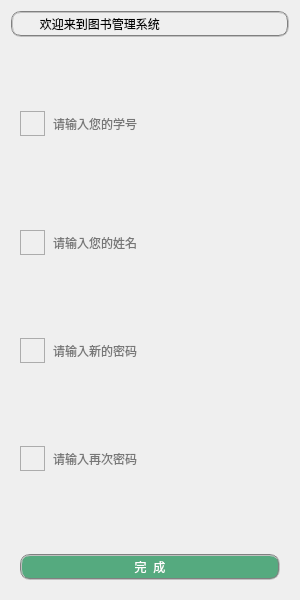
<?xml version="1.0" encoding="UTF-8"?>
<ui version="4.0">
 <class>forget</class>
 <widget class="QWidget" name="forget">
  <property name="geometry">
   <rect>
    <x>0</x>
    <y>0</y>
    <width>300</width>
    <height>600</height>
   </rect>
  </property>
  <property name="minimumSize">
   <size>
    <width>300</width>
    <height>600</height>
   </size>
  </property>
  <property name="maximumSize">
   <size>
    <width>300</width>
    <height>600</height>
   </size>
  </property>
  <property name="windowTitle">
   <string>Form</string>
  </property>
  <layout class="QGridLayout" name="gridLayout">
   <item row="1" column="0">
    <spacer name="verticalSpacer_3">
     <property name="orientation">
      <enum>Qt::Vertical</enum>
     </property>
     <property name="sizeHint" stdset="0">
      <size>
       <width>20</width>
       <height>40</height>
      </size>
     </property>
    </spacer>
   </item>
   <item row="10" column="0">
    <widget class="QWidget" name="widget_4" native="true">
     <layout class="QHBoxLayout" name="horizontalLayout_15">
      <item>
       <widget class="QLabel" name="label_14">
        <property name="minimumSize">
         <size>
          <width>25</width>
          <height>25</height>
         </size>
        </property>
        <property name="maximumSize">
         <size>
          <width>25</width>
          <height>25</height>
         </size>
        </property>
        <property name="styleSheet">
         <string notr="true">border:1px groove rgb(172,172,172);
background-color:transparent;</string>
        </property>
        <property name="text">
         <string/>
        </property>
        <property name="pixmap">
         <pixmap resource="res/res.qrc">:/password.png</pixmap>
        </property>
        <property name="scaledContents">
         <bool>true</bool>
        </property>
       </widget>
      </item>
      <item>
       <widget class="QLineEdit" name="re_password2_2">
        <property name="styleSheet">
         <string notr="true">background-color:transparent;
border-style:outset;</string>
        </property>
        <property name="text">
         <string/>
        </property>
        <property name="echoMode">
         <enum>QLineEdit::Password</enum>
        </property>
        <property name="placeholderText">
         <string>请输入再次密码</string>
        </property>
       </widget>
      </item>
     </layout>
    </widget>
   </item>
   <item row="9" column="0">
    <spacer name="verticalSpacer_6">
     <property name="orientation">
      <enum>Qt::Vertical</enum>
     </property>
     <property name="sizeHint" stdset="0">
      <size>
       <width>20</width>
       <height>40</height>
      </size>
     </property>
    </spacer>
   </item>
   <item row="11" column="0">
    <spacer name="verticalSpacer">
     <property name="orientation">
      <enum>Qt::Vertical</enum>
     </property>
     <property name="sizeHint" stdset="0">
      <size>
       <width>20</width>
       <height>24</height>
      </size>
     </property>
    </spacer>
   </item>
   <item row="7" column="0">
    <spacer name="verticalSpacer_5">
     <property name="orientation">
      <enum>Qt::Vertical</enum>
     </property>
     <property name="sizeHint" stdset="0">
      <size>
       <width>20</width>
       <height>40</height>
      </size>
     </property>
    </spacer>
   </item>
   <item row="12" column="0" colspan="3">
    <widget class="QWidget" name="widget_7" native="true">
     <layout class="QHBoxLayout" name="horizontalLayout_14">
      <item>
       <widget class="QPushButton" name="btn_register_2">
        <property name="styleSheet">
         <string notr="true">font:75 10pt&quot;黑体&quot;;
color:white;
background-color:rgb(85,170,127);
border-radius:3px;
border:2px groove gray;border-radius:10px;padding:2px 4px;</string>
        </property>
        <property name="text">
         <string>完  成</string>
        </property>
       </widget>
      </item>
     </layout>
    </widget>
   </item>
   <item row="8" column="0" colspan="3">
    <widget class="QWidget" name="widget_3" native="true">
     <layout class="QHBoxLayout" name="horizontalLayout_12">
      <item>
       <widget class="QLabel" name="label_8">
        <property name="minimumSize">
         <size>
          <width>25</width>
          <height>25</height>
         </size>
        </property>
        <property name="maximumSize">
         <size>
          <width>25</width>
          <height>25</height>
         </size>
        </property>
        <property name="styleSheet">
         <string notr="true">border:1px groove rgb(172,172,172);
background-color:transparent;</string>
        </property>
        <property name="text">
         <string/>
        </property>
        <property name="pixmap">
         <pixmap resource="res/res.qrc">:/password.png</pixmap>
        </property>
        <property name="scaledContents">
         <bool>true</bool>
        </property>
       </widget>
      </item>
      <item>
       <widget class="QLineEdit" name="re_password1_2">
        <property name="styleSheet">
         <string notr="true">background-color:transparent;
border-style:outset;</string>
        </property>
        <property name="text">
         <string/>
        </property>
        <property name="echoMode">
         <enum>QLineEdit::Password</enum>
        </property>
        <property name="placeholderText">
         <string>请输入新的密码</string>
        </property>
       </widget>
      </item>
     </layout>
    </widget>
   </item>
   <item row="3" column="0">
    <spacer name="verticalSpacer_7">
     <property name="orientation">
      <enum>Qt::Vertical</enum>
     </property>
     <property name="sizeType">
      <enum>QSizePolicy::Preferred</enum>
     </property>
     <property name="sizeHint" stdset="0">
      <size>
       <width>20</width>
       <height>46</height>
      </size>
     </property>
    </spacer>
   </item>
   <item row="5" column="0">
    <widget class="QWidget" name="widget" native="true">
     <layout class="QHBoxLayout" name="horizontalLayout_18">
      <item>
       <widget class="QLabel" name="label_17">
        <property name="minimumSize">
         <size>
          <width>25</width>
          <height>25</height>
         </size>
        </property>
        <property name="maximumSize">
         <size>
          <width>25</width>
          <height>25</height>
         </size>
        </property>
        <property name="styleSheet">
         <string notr="true">border:1px groove rgb(172,172,172);
background-color:transparent;</string>
        </property>
        <property name="text">
         <string/>
        </property>
        <property name="pixmap">
         <pixmap resource="res/res.qrc">:/name.png</pixmap>
        </property>
        <property name="scaledContents">
         <bool>true</bool>
        </property>
       </widget>
      </item>
      <item>
       <widget class="QLineEdit" name="re_name_3">
        <property name="styleSheet">
         <string notr="true">background-color:transparent;
border-style:outset;</string>
        </property>
        <property name="text">
         <string/>
        </property>
        <property name="placeholderText">
         <string>请输入您的姓名</string>
        </property>
       </widget>
      </item>
     </layout>
    </widget>
   </item>
   <item row="0" column="0" colspan="3">
    <widget class="QLabel" name="label">
     <property name="styleSheet">
      <string notr="true">font:75 10pt&quot;黑体&quot;;
border:2px groove gray;border-radius:10px;padding:2px 4px;
</string>
     </property>
     <property name="text">
      <string>      欢迎来到图书管理系统</string>
     </property>
    </widget>
   </item>
   <item row="2" column="0">
    <widget class="QWidget" name="widget_5" native="true">
     <layout class="QHBoxLayout" name="horizontalLayout_13">
      <item>
       <widget class="QLabel" name="label_13">
        <property name="minimumSize">
         <size>
          <width>25</width>
          <height>25</height>
         </size>
        </property>
        <property name="maximumSize">
         <size>
          <width>25</width>
          <height>25</height>
         </size>
        </property>
        <property name="styleSheet">
         <string notr="true">border:1px groove rgb(172,172,172);
background-color:transparent;</string>
        </property>
        <property name="text">
         <string/>
        </property>
        <property name="pixmap">
         <pixmap resource="res/res.qrc">:/num.png</pixmap>
        </property>
        <property name="scaledContents">
         <bool>true</bool>
        </property>
       </widget>
      </item>
      <item>
       <widget class="QLineEdit" name="re_num_3">
        <property name="styleSheet">
         <string notr="true">background-color:transparent;
border-style:outset;</string>
        </property>
        <property name="text">
         <string/>
        </property>
        <property name="placeholderText">
         <string>请输入您的学号</string>
        </property>
       </widget>
      </item>
     </layout>
    </widget>
   </item>
   <item row="4" column="0">
    <widget class="QWidget" name="widget_6" native="true">
     <layout class="QHBoxLayout" name="horizontalLayout_16"/>
    </widget>
   </item>
  </layout>
 </widget>
 <resources>
  <include location="res/res.qrc"/>
 </resources>
 <connections/>
</ui>
